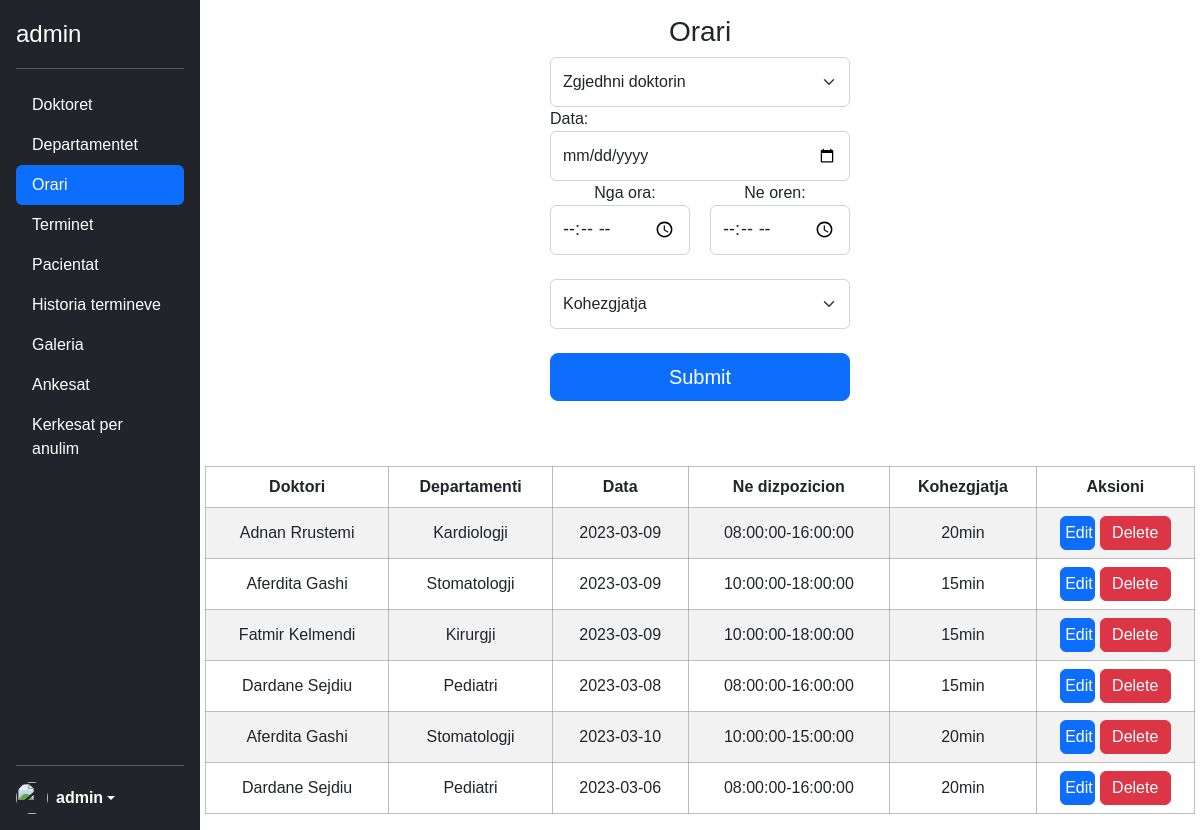
The page /admin/orari.php (signed in) on the database as committed earlier.
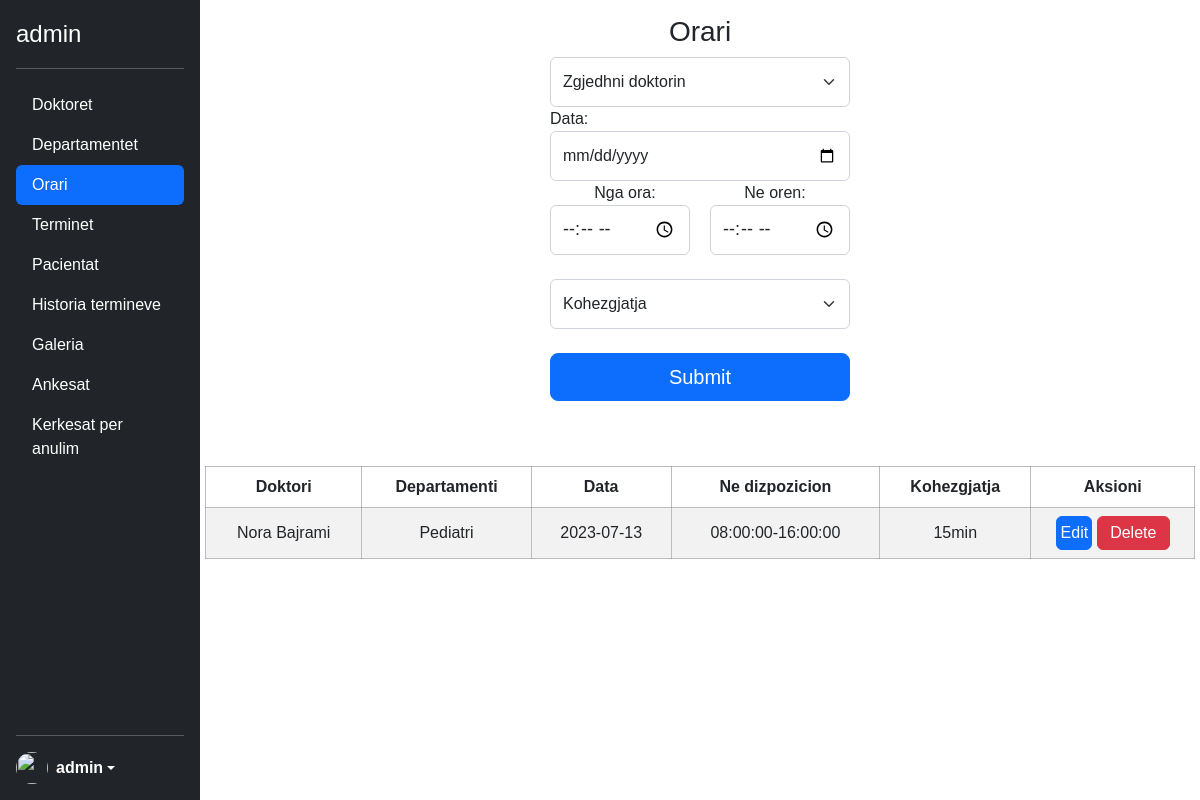
The same page on the database as committed later.
### tables this page shows
CREATE TABLE `orari` (
  `id` int(11) NOT NULL,
  `doktori` varchar(100) NOT NULL,
  `departamenti` varchar(100) NOT NULL,
  `data` date NOT NULL,
  `nga_ora` time NOT NULL,
  `deri_oren` time NOT NULL,
  `kohezgjatja` int(11) NOT NULL,
  `zene_deri` time NOT NULL
);

### admin/orari.php (the view, shortened to what the changed rows need)
<?php
include('../config.php');
?>
<?php include('header.php') ?>
</head>
<body>
    <main class="main mainRes">
        <form class="form-signin" method="POST" enctype="multipart/form-data" autocomplete="off">
            <h1 class="h3 fw-normal text-center">Orari</h1>
        </form>
    </main>
    <?php
    $sql = "SELECT * FROM orari";
    $stm = $con->prepare($sql);
    $stm->execute();
    $data = $stm->fetchAll();
    if (!$data) {
        $empty = 'empty';
    } else {
        $empty = '';
    }
    ?>
    <article class="table_wrapper">
        <?php if ($empty == '') : ?>
            <table class="table table-striped text-center table_patinet">
                <thead>
                    <tr>
                        <th scope="col">Doktori</th>
                        <th scope="col">Departamenti</th>
                        <th scope="col">Data</th>
                        <th scope="col">Ne dizpozicion</th>
                        <th scope="col">Kohezgjatja</th>
                        <th scope="col">Aksioni</th>
                    </tr>
                </thead>
                <tbody>
                    <?php foreach ($data as $data) : ?>
                        <tr>
                            <td><?= $data['doktori'] ?></td>
                            <td><?= $data['departamenti'] ?></td>
                            <td><?= $data['data'] ?></td>
                            <td><?= $data['nga_ora'] . '-' . $data['deri_oren'] ?></td>
                            <td><?= $data['kohezgjatja'] . 'min' ?> </td>
                            <td class="text-center">
                                <a class="text-decoration-none text-white" href="editOrari.php?id=<?= $data['id']  ?>"><button class="btn btn-primary w-25  p-1 text-white">Edit</button></a>
                                <a class="text-decoration-none text-white" href="deleteOrarin.php?id=<?= $data['id']  ?>"><button class="btn btn-danger w-50 p-1 text-white">Delete</button></a>
                            </td>
                        </tr>
                    <?php endforeach; ?>
                </tbody>
            </table>
        <?php endif; ?>
    </article>
</body>
</html>

Rows that differ between the two databases and show on the page:
removed orari: doktori "Adnan Rrustemi", departamenti "Kardiologji", data "2023-03-09", nga_ora "08:00:00", deri_oren "16:00:00", kohezgjatja "20"
removed orari: doktori "Aferdita Gashi", departamenti "Stomatologji", data "2023-03-09", nga_ora "10:00:00", deri_oren "18:00:00", kohezgjatja "15"
removed orari: doktori "Fatmir Kelmendi", departamenti "Kirurgji", data "2023-03-09", nga_ora "10:00:00", deri_oren "18:00:00", kohezgjatja "15"
removed orari: doktori "Dardane Sejdiu", departamenti "Pediatri", data "2023-03-08", nga_ora "08:00:00", deri_oren "16:00:00", kohezgjatja "15"
removed orari: doktori "Aferdita Gashi", departamenti "Stomatologji", data "2023-03-10", nga_ora "10:00:00", deri_oren "15:00:00", kohezgjatja "20"
removed orari: doktori "Dardane Sejdiu", departamenti "Pediatri", data "2023-03-06", nga_ora "08:00:00", deri_oren "16:00:00", kohezgjatja "20"
added orari: doktori "Nora Bajrami", departamenti "Pediatri", data "2023-07-13", nga_ora "08:00:00", deri_oren "16:00:00", kohezgjatja "15"
